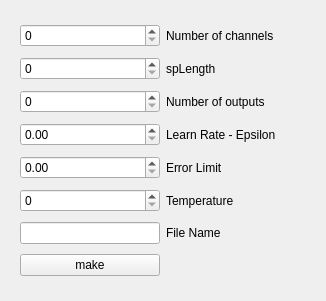
<?xml version="1.0" encoding="UTF-8"?>
<ui version="4.0">
 <class>cfg</class>
 <widget class="QWidget" name="cfg">
  <property name="geometry">
   <rect>
    <x>0</x>
    <y>0</y>
    <width>326</width>
    <height>301</height>
   </rect>
  </property>
  <property name="windowTitle">
   <string>Form</string>
  </property>
  <widget class="QWidget" name="layoutWidget">
   <property name="geometry">
    <rect>
     <x>20</x>
     <y>20</y>
     <width>286</width>
     <height>260</height>
    </rect>
   </property>
   <layout class="QGridLayout" name="gridLayout">
    <item row="0" column="1">
     <widget class="QLabel" name="label">
      <property name="text">
       <string>Number of channels</string>
      </property>
     </widget>
    </item>
    <item row="1" column="1">
     <widget class="QLabel" name="label_2">
      <property name="text">
       <string>spLength</string>
      </property>
     </widget>
    </item>
    <item row="2" column="1">
     <widget class="QLabel" name="label_3">
      <property name="text">
       <string>Number of outputs</string>
      </property>
     </widget>
    </item>
    <item row="3" column="1">
     <widget class="QLabel" name="label_4">
      <property name="text">
       <string>Learn Rate - Epsilon</string>
      </property>
     </widget>
    </item>
    <item row="4" column="1">
     <widget class="QLabel" name="label_5">
      <property name="text">
       <string>Error Limit</string>
      </property>
     </widget>
    </item>
    <item row="5" column="1">
     <widget class="QLabel" name="label_6">
      <property name="text">
       <string>Temperature</string>
      </property>
     </widget>
    </item>
    <item row="6" column="0">
     <widget class="QLineEdit" name="nameEdit"/>
    </item>
    <item row="6" column="1">
     <widget class="QLabel" name="label_7">
      <property name="text">
       <string>File Name</string>
      </property>
     </widget>
    </item>
    <item row="7" column="0">
     <widget class="QPushButton" name="pushButton">
      <property name="text">
       <string>make</string>
      </property>
     </widget>
    </item>
    <item row="7" column="1">
     <spacer name="horizontalSpacer">
      <property name="orientation">
       <enum>Qt::Horizontal</enum>
      </property>
      <property name="sizeHint" stdset="0">
       <size>
        <width>40</width>
        <height>20</height>
       </size>
      </property>
     </spacer>
    </item>
    <item row="0" column="0">
     <widget class="QSpinBox" name="nsBox"/>
    </item>
    <item row="1" column="0">
     <widget class="QSpinBox" name="spLBox"/>
    </item>
    <item row="2" column="0">
     <widget class="QSpinBox" name="numOfOutsBox"/>
    </item>
    <item row="5" column="0">
     <widget class="QSpinBox" name="tempSpinBox"/>
    </item>
    <item row="4" column="0">
     <widget class="QDoubleSpinBox" name="errorSpinBox"/>
    </item>
    <item row="3" column="0">
     <widget class="QDoubleSpinBox" name="epsilonSpinBox"/>
    </item>
   </layout>
  </widget>
 </widget>
 <resources/>
 <connections/>
</ui>
